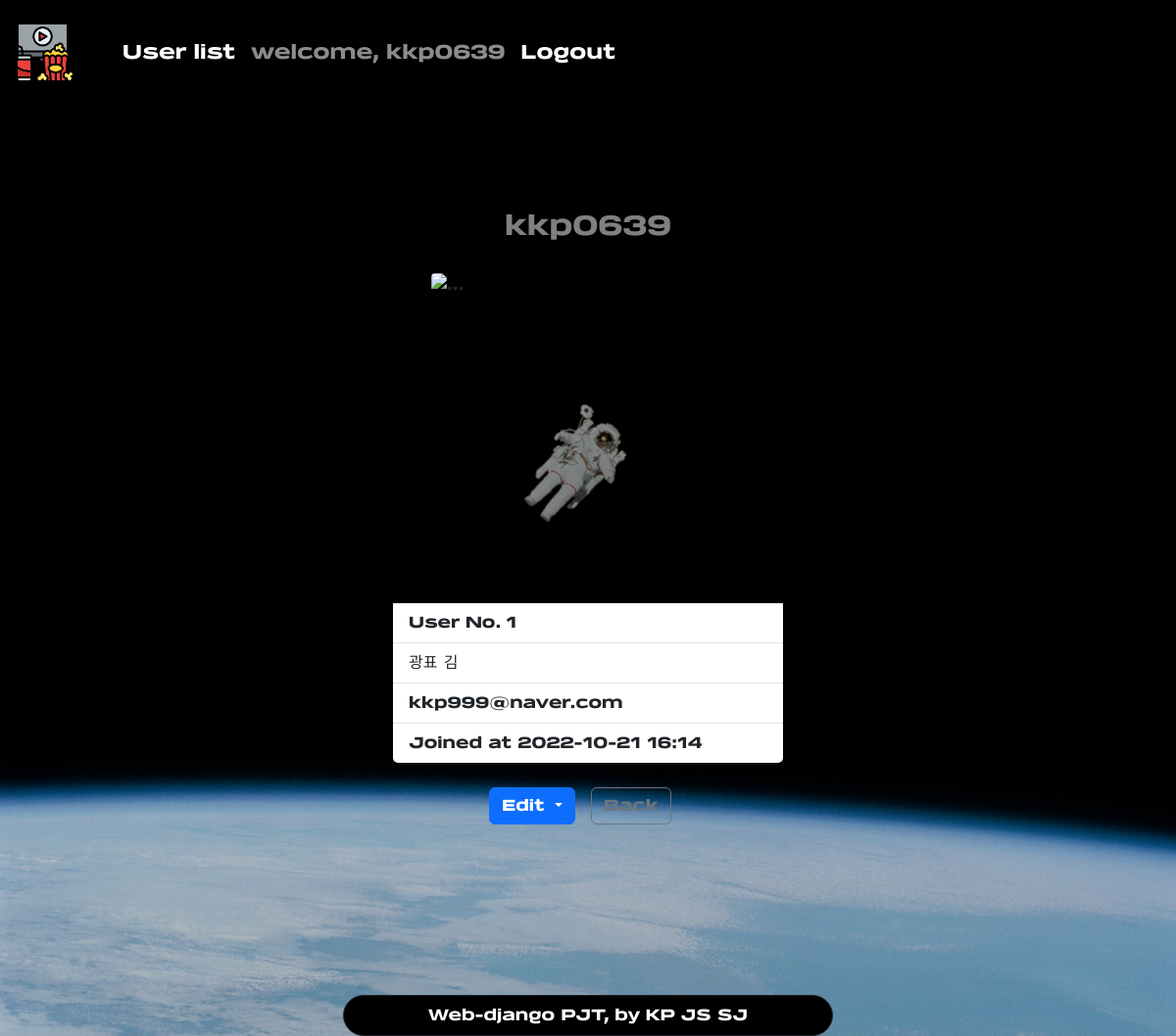
The page /accounts/1 (signed in) on the database as committed earlier.
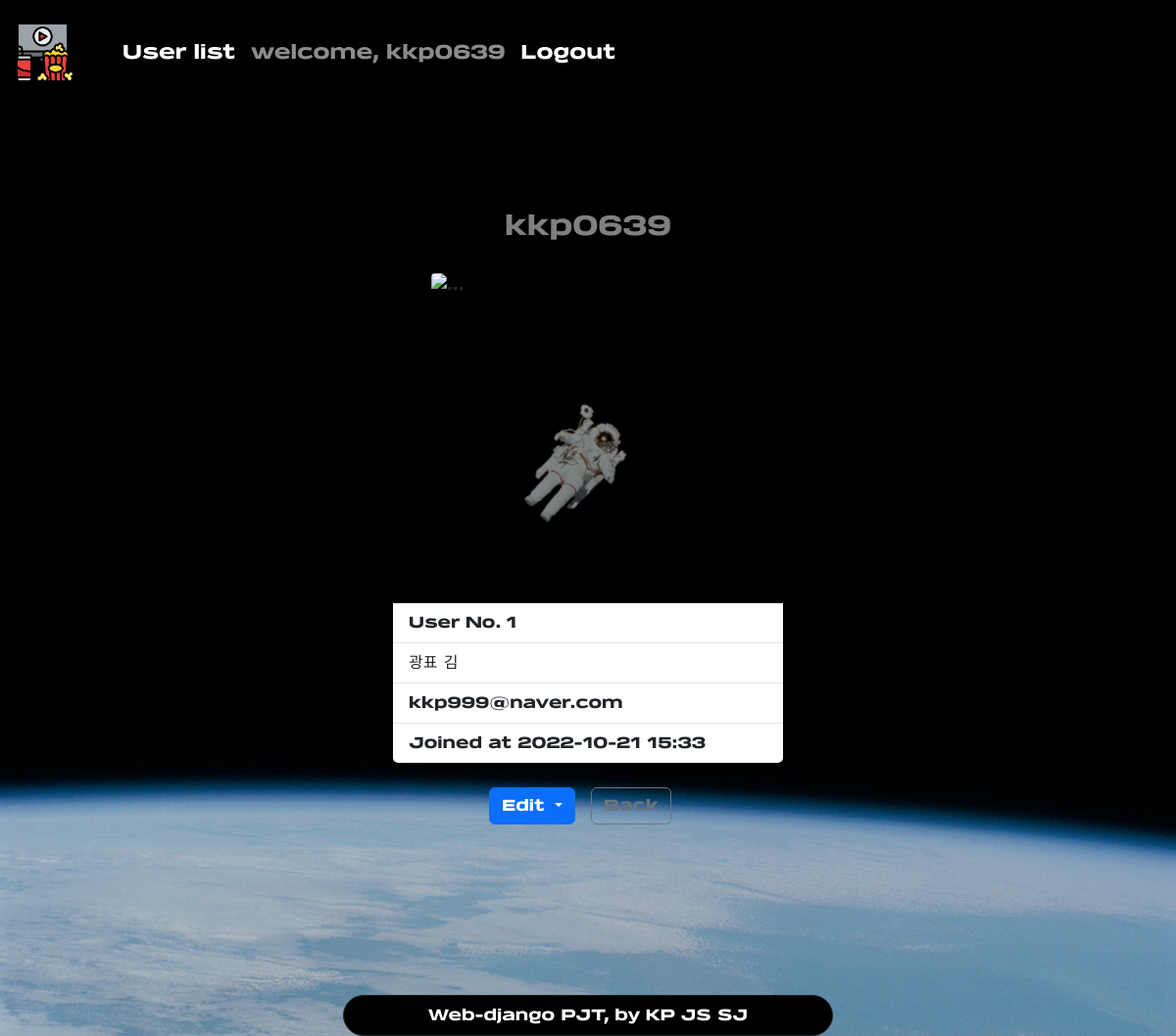
The same page on the database as committed later.
### accounts/models.py (models this page shows)
class User(AbstractUser):
    pass

### accounts/views.py (the view)
# urls.py: path("<int:pk>", views.profile, name="profile"),
@login_required
def profile(request, pk):
    user = User.objects.get(pk=pk)
    profile = ['https://cdn.pixabay.com/photo/2021/04/05/15/55/neptune-6153867_960_720.png',
    'https://cdn.pixabay.com/photo/2021/04/05/15/48/earth-6153854_960_720.png',
    'https://cdn.pixabay.com/photo/2021/04/05/15/52/jupiter-6153859_960_720.png',
    'https://cdn.pixabay.com/photo/2021/04/05/15/44/venus-6153849_960_720.png',
    'https://cdn.pixabay.com/photo/2021/04/05/15/53/saturn-6153860_960_720.png',
    'https://cdn.pixabay.com/photo/2021/04/05/15/44/mercury-6153848_960_720.png',
    'https://cdn.pixabay.com/photo/2021/04/05/15/48/moon-6153855_960_720.png',
    'https://cdn.pixabay.com/photo/2021/04/05/15/52/mars-6153858_960_720.png',
    'https://cdn.pixabay.com/photo/2021/04/05/15/54/uranus-6153865_960_720.png']
    profile_image = random.choice(profile)
    context = {
        "profile_image": profile_image,
        "user": user,
    }
    return render(request, "accounts/profile.html", context)

### accounts/templates/accounts/profile.html (shortened to what this page needs)
{% extends 'base.html' %}
{% block content %}
  {% load django_bootstrap5 %}
  <div class="container d-flex flex-column align-items-center py-5">
    <div class="card mt-5 mb-4" style="width: 25rem;">
      <div class="card-header text-white opacity-50">
        <h5 class="fs-3 fw-bold text-center my-1">
          {{ user.username }}
        </h5>
      </div>
      <div class="card-body d-flex justify-content-center">
        <img src="{{ profile_image }}" class="card-img-top rounded-1" style="width: 20rem; height: 20rem;" alt="...">
      </div>
      <ul class="list-group list-group-flush">
        <li class="list-group-item">User No.
          {{ user.pk }}</li>
        <li class="list-group-item">{{ user.first_name }}
          {{ user.last_name }}</li>
        <li class="list-group-item">{{ user.email }}</li>
        <li class="list-group-item">Joined at
          {{ user.date_joined|date:'Y-m-d H:i' }}</li>
      </ul>
    </div>
    {% if request.user == user %}
      <div class="mb-5 d-flex justify-content-end">
        <div class="btn-group" role="group">
          <button type="button" class="btn btn-primary dropdown-toggle" data-bs-toggle="dropdown" aria-expanded="false">
            Edit
          </button>
        </div>
        <a class=" btn btn-outline-secondary mx-3" href="{% url 'accounts:userlist' %}" role="button">Back</a>
      </div>
    {% else %}
      <div class="d-flex justify-content-end">
        <a class=" btn btn-outline-secondary mx-3" href="{% url 'accounts:userlist' %}" role="button">Back</a>
      </div>
    {% endif %}
  </div>
{% endblock content %}

### templates/base.html (shortened to what this page needs)
{% load static %}
{% load django_bootstrap5 %}
<!DOCTYPE html>
<html lang="en">
<head>
  {% bootstrap_css %}
  <link rel="stylesheet" href="https://cdn.jsdelivr.net/npm/bootstrap-icons@1.9.1/font/bootstrap-icons.css">
  <link rel="stylesheet" href="{% static 'css/style.css' %}" type="text/css">
</head>
<body class="background-img">
  <nav class="navbar navbar-expand-lg navbar-dark bg-black py-3">
    <div class="container-fluid w-100">
      <a class="navbar-brand" href="{% url 'articles:index' %}">
        <img class="" src="{% static 'images/logo.png' %}" alt="logo" height="65">
      </a>
      <div class="collapse navbar-collapse" id="navbarSupportedContent">
        <ul class="navbar-nav me-auto mb-2 mb-lg-0 ms-lg-4 fs-5 d-flex justify-content-between">
          {% if request.user.is_authenticated %}
          <li class="nav-item">
            <a class="nav-link active" href="{% url 'accounts:userlist' %}">User list</a>
          </li>
          <li class="nav-item">
            <a class="nav-link" href="{% url 'accounts:profile' user.pk %}">welcome,
              {{ user }}</a>
          </li>
          <li class="nav-item">
            <form action="{% url 'accounts:logout' %}" method="POST">
              <input class="bg-black border-0 nav-link text-white" type="submit" value="Logout">
            </form>
          </li>
          {% endif %}
        </ul>
      </div>
    </div>
  </nav>
  {% block content %}{% endblock %}
  <footer class="text-center">
    <div class="position-fixed bottom-0 w-100 d-flex justify-content-center">
      <div class="bg-black py-2 col-5 rounded-5 border border-dark">
        <p class="text-white m-0">Web-django PJT, by KP JS SJ</p>
      </div>
    </div>
    <div class="m-5">
      <br>
    </div>
  </footer>
</body>
</html>

Rows that differ between the two databases and show on the page:
changed User "kkp0639": date_joined "2022-10-21 16:14" → "2022-10-21 15:33"
